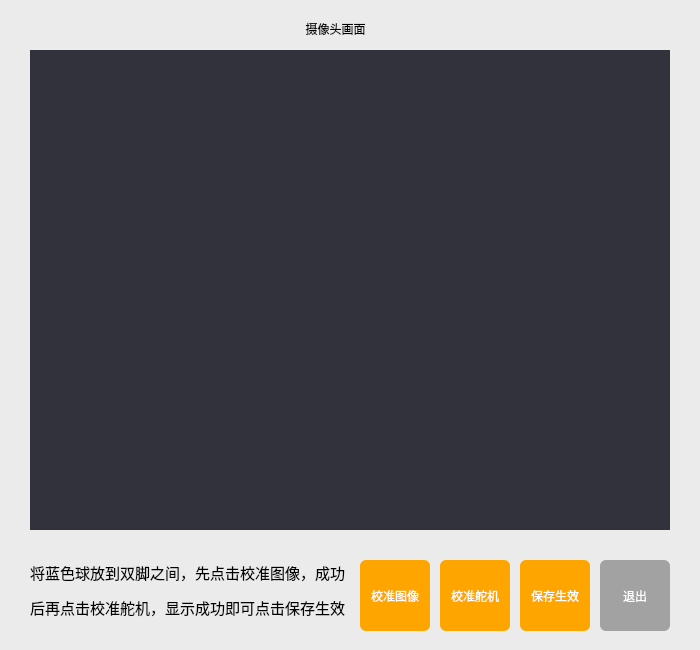
<?xml version="1.0" encoding="UTF-8"?>
<ui version="4.0">
 <class>Form</class>
 <widget class="QWidget" name="Form">
  <property name="geometry">
   <rect>
    <x>0</x>
    <y>0</y>
    <width>700</width>
    <height>650</height>
   </rect>
  </property>
  <property name="minimumSize">
   <size>
    <width>700</width>
    <height>650</height>
   </size>
  </property>
  <property name="maximumSize">
   <size>
    <width>700</width>
    <height>650</height>
   </size>
  </property>
  <property name="sizeIncrement">
   <size>
    <width>700</width>
    <height>650</height>
   </size>
  </property>
  <property name="windowTitle">
   <string>calibration 1.0</string>
  </property>
  <widget class="QWidget" name="widget" native="true">
   <property name="geometry">
    <rect>
     <x>0</x>
     <y>0</y>
     <width>700</width>
     <height>700</height>
    </rect>
   </property>
   <property name="minimumSize">
    <size>
     <width>700</width>
     <height>700</height>
    </size>
   </property>
   <property name="maximumSize">
    <size>
     <width>700</width>
     <height>700</height>
    </size>
   </property>
   <property name="styleSheet">
    <string notr="true">QWidget#widget {
background-color: #EBEBEB;
}
</string>
   </property>
   <widget class="QLabel" name="label_display">
    <property name="geometry">
     <rect>
      <x>30</x>
      <y>50</y>
      <width>640</width>
      <height>480</height>
     </rect>
    </property>
    <property name="minimumSize">
     <size>
      <width>640</width>
      <height>480</height>
     </size>
    </property>
    <property name="maximumSize">
     <size>
      <width>640</width>
      <height>480</height>
     </size>
    </property>
    <property name="sizeIncrement">
     <size>
      <width>0</width>
      <height>0</height>
     </size>
    </property>
    <property name="styleSheet">
     <string notr="true">background-color: rgb(50, 50, 60);</string>
    </property>
    <property name="text">
     <string/>
    </property>
   </widget>
   <widget class="QPushButton" name="pushButton_exit">
    <property name="geometry">
     <rect>
      <x>600</x>
      <y>560</y>
      <width>70</width>
      <height>71</height>
     </rect>
    </property>
    <property name="styleSheet">
     <string notr="true">QPushButton{
background-color: #A2A2A2;
color:rgb(255, 255, 255)
}
QPushButton{border-radius:6px;}
QPushButton:pressed{
border:2px solid rgb(126, 188, 89, 0);}</string>
    </property>
    <property name="text">
     <string>退出</string>
    </property>
   </widget>
   <widget class="QLabel" name="label_camera">
    <property name="geometry">
     <rect>
      <x>290</x>
      <y>20</y>
      <width>91</width>
      <height>17</height>
     </rect>
    </property>
    <property name="text">
     <string>摄像头画面</string>
    </property>
    <property name="alignment">
     <set>Qt::AlignCenter</set>
    </property>
   </widget>
   <widget class="QPushButton" name="pushButton_image">
    <property name="geometry">
     <rect>
      <x>360</x>
      <y>560</y>
      <width>70</width>
      <height>71</height>
     </rect>
    </property>
    <property name="styleSheet">
     <string notr="true">QPushButton{
background-color: #FFA500;
color:rgb(255, 255, 255)
}
QPushButton{border-radius:6px;}
QPushButton:pressed{
border:2px solid rgb(126, 188, 89, 0);}</string>
    </property>
    <property name="text">
     <string>校准图像</string>
    </property>
   </widget>
   <widget class="QLabel" name="label">
    <property name="geometry">
     <rect>
      <x>30</x>
      <y>560</y>
      <width>321</width>
      <height>61</height>
     </rect>
    </property>
    <property name="font">
     <font>
      <pointsize>13</pointsize>
     </font>
    </property>
    <property name="text">
     <string>&lt;html&gt;&lt;head/&gt;&lt;body&gt;&lt;p&gt;&lt;span style=&quot; font-size:11pt;&quot;&gt;将蓝色球放到双脚之间，先点击校准图像，成功&lt;/span&gt;&lt;/p&gt;&lt;p&gt;&lt;span style=&quot; font-size:11pt;&quot;&gt;后再点击校准舵机，显示成功即可点击保存生效&lt;/span&gt;&lt;/p&gt;&lt;/body&gt;&lt;/html&gt;</string>
    </property>
   </widget>
   <widget class="QPushButton" name="pushButton_servo">
    <property name="geometry">
     <rect>
      <x>440</x>
      <y>560</y>
      <width>70</width>
      <height>71</height>
     </rect>
    </property>
    <property name="styleSheet">
     <string notr="true">QPushButton{
background-color: #FFA500;
color:rgb(255, 255, 255)
}
QPushButton{border-radius:6px;}
QPushButton:pressed{
border:2px solid rgb(126, 188, 89, 0);}</string>
    </property>
    <property name="text">
     <string>校准舵机</string>
    </property>
   </widget>
   <widget class="QPushButton" name="pushButton_save">
    <property name="geometry">
     <rect>
      <x>520</x>
      <y>560</y>
      <width>70</width>
      <height>71</height>
     </rect>
    </property>
    <property name="styleSheet">
     <string notr="true">QPushButton{
background-color: #FFA500;
color:rgb(255, 255, 255)
}
QPushButton{border-radius:6px;}
QPushButton:pressed{
border:2px solid rgb(126, 188, 89, 0);}</string>
    </property>
    <property name="text">
     <string>保存生效</string>
    </property>
   </widget>
  </widget>
 </widget>
 <resources/>
 <connections/>
</ui>
